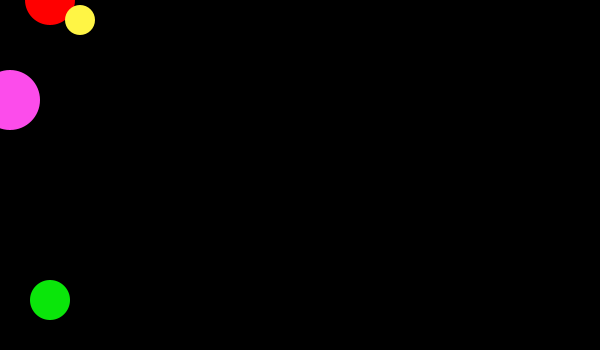
Frame 1 (no input)
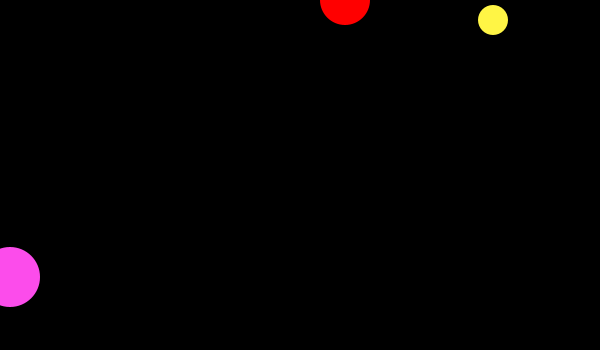
Frame 60 (the mouse pressed at the canvas centre just before this capture)
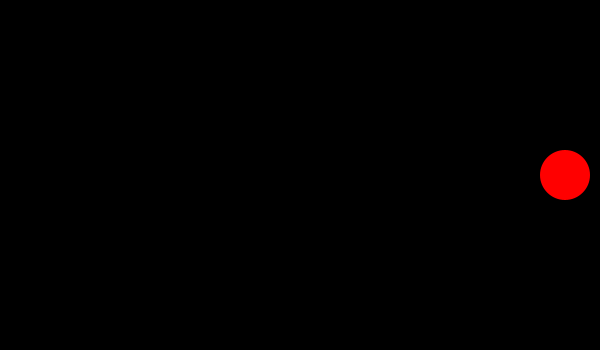
Frame 120 (the mouse held since frame 60 and released just before this capture)

The Processing sketch that drew these frames (run headless with seeded random() and noise(); from frame 60 on, the mouse is pressed at the canvas centre):

// Processing sketch: processing_90978
// ── processing_90978.pde

int circleX = 50; 
int circleXSpeed= 5;
int circleY = 100;
int circleYSpeed= 3;
int circleZ = 80;
int circleZSpeed= 7;
int circleY1 = 300;
int circleY1Speed= 4;
int circleY2 = 100;
int circleY2Speed= 3;



void setup() {
   size(600, 350);
   
} 

void draw() {
   background(0);
   smooth();
   noStroke();
   fill(255,0,0);
   ellipse(circleX, mouseY, 50, 50);
   fill(255,245,69);
   ellipse(circleZ, mouseY+20,30, 30);
   fill(0,255,235);
   ellipse(mouseX,circleY, 30, 30);
   fill(10,230,10);
   ellipse(mouseX+50, circleY1, 40, 40);
   fill (252,76,235);
   ellipse(mouseX+10, circleY2, 60, 60);
   
   
   circleX = circleX + circleXSpeed;
   circleY = circleY + circleYSpeed;
   circleZ = circleZ + circleZSpeed;
   circleY1 = circleY1 + circleY1Speed;
   circleY2 = circleY2 + circleY2Speed;
   if ((circleX > width) && (circleZ > width) && (circleY2 > height) && (circleY1 > height) && (circleY > height)) {
     circleXSpeed = -5;
     circleYSpeed = -3;
     circleZSpeed = -4;
     circleY1Speed = -2;
     circleY2Speed = -1;
     
     
 
 }
   if ((circleX < 0) && (circleZ < 0)  && (circleY2 > 0) && (circleY1 >= 0) && (circleY < 0)) {  
     circleXSpeed = 5;
     circleYSpeed = 3;
     circleZSpeed = 4;
     circleY1Speed = 2;
     circleY2Speed = 1;
     
     
       
       
       
       
   }
   
  
   

   
   
   
}
